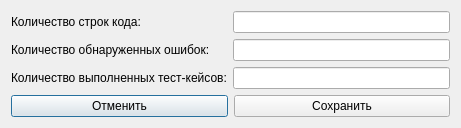
<?xml version="1.0" encoding="UTF-8"?>
<ui version="4.0">
 <class>ProjectCodeLinesDialog</class>
 <widget class="QDialog" name="ProjectCodeLinesDialog">
  <property name="geometry">
   <rect>
    <x>0</x>
    <y>0</y>
    <width>461</width>
    <height>126</height>
   </rect>
  </property>
  <property name="windowTitle">
   <string>Dialog</string>
  </property>
  <layout class="QFormLayout" name="formLayout">
   <item row="0" column="0">
    <widget class="QLabel" name="label_2">
     <property name="text">
      <string>Количество строк кода:</string>
     </property>
    </widget>
   </item>
   <item row="0" column="1">
    <widget class="QLineEdit" name="_editCodeLines"/>
   </item>
   <item row="1" column="0">
    <widget class="QLabel" name="label_3">
     <property name="text">
      <string>Количество обнаруженных ошибок:</string>
     </property>
    </widget>
   </item>
   <item row="1" column="1">
    <widget class="QLineEdit" name="_editErrors">
     <property name="readOnly">
      <bool>false</bool>
     </property>
    </widget>
   </item>
   <item row="2" column="0">
    <widget class="QLabel" name="label">
     <property name="text">
      <string>Количество выполненных тест-кейсов:</string>
     </property>
    </widget>
   </item>
   <item row="2" column="1">
    <widget class="QLineEdit" name="_editTestCases"/>
   </item>
   <item row="3" column="0" colspan="2">
    <layout class="QHBoxLayout" name="horizontalLayout">
     <property name="topMargin">
      <number>0</number>
     </property>
     <property name="rightMargin">
      <number>0</number>
     </property>
     <item>
      <widget class="QPushButton" name="_btnCancel">
       <property name="text">
        <string>Отменить</string>
       </property>
      </widget>
     </item>
     <item>
      <widget class="QPushButton" name="_btnSave">
       <property name="text">
        <string>Сохранить</string>
       </property>
      </widget>
     </item>
    </layout>
   </item>
  </layout>
 </widget>
 <resources/>
 <connections/>
</ui>
